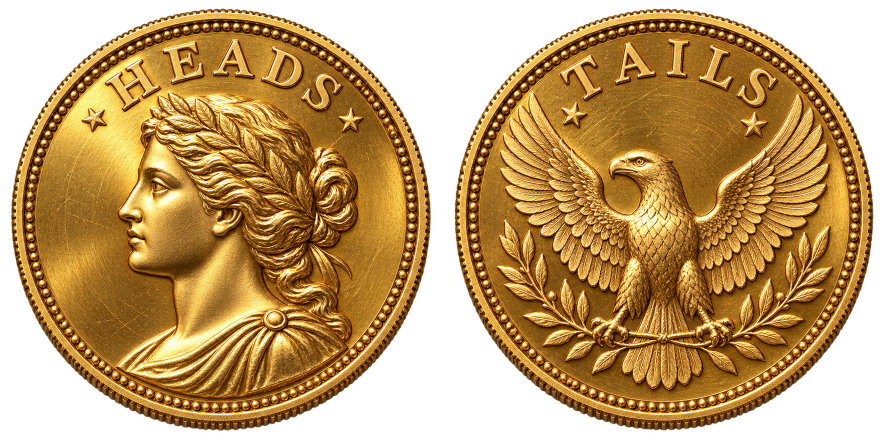
#> input picture Dice/assets/gold-coin.png, 1774 x 887 px (shown at 1/2 size)
$ python prepare_assets.py
#> lines starting #> are read from the running program, lines starting #| are printed output that depends on the picture
"""Pack the two original generated gold coin faces; requires NumPy and Pillow."""
from pathlib import Path
import argparse
import numpy as np
from PIL import Image
ROOT=Path(__file__).resolve().parent
parser=argparse.ArgumentParser(description=__doc__)
parser.add_argument('--output-dir',type=Path,default=ROOT)
out=parser.parse_args().output_dir
out.mkdir(parents=True,exist_ok=True)
source=Image.open(ROOT/'assets'/'gold-coin.png').convert('RGBA')
#> source is the input picture: PIL image 1774x887 RGBA; mean R, G, B, A 120.6, 84.7, 32, 177.8
faces=[]
for side in range(2):
    cell=source.crop((round(source.width*side/2),0,round(source.width*(side+1)/2),source.height))
    box=cell.getchannel('A').point(lambda a:255 if a>=100 else 0).getbbox()
    if box is None: raise RuntimeError('Coin face missing')
    face=cell.crop(box).resize((172,172),Image.Resampling.LANCZOS)
    padded=Image.new('RGBA',(176,176))
    padded.alpha_composite(face,(2,2))
    faces.append(np.asarray(padded,dtype=np.uint16))
#> this loop made 2 passes
#> box on passes 1 to 2: (22, 17, 862, 861), (23, 18, 860, 861)
#> pass 1, `cell=source.crop((round(source.width*side/2),0,round(source.width*(sid..`:
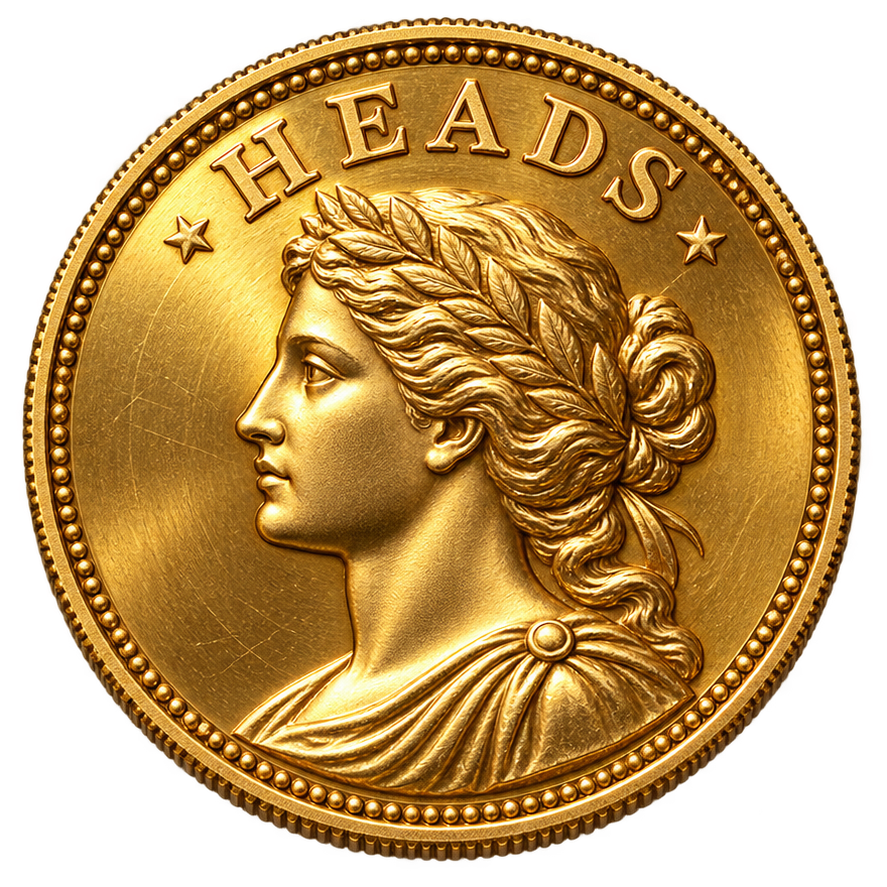
#> cell: PIL image 887x887 RGBA; mean R, G, B, A 122.4, 87.2, 33.7, 178; transparent parts drawn white
#> pass 1, `face=cell.crop(box).resize((172,172),Image.Resampling.LANCZOS)`:
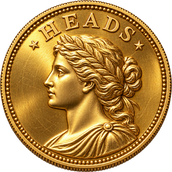
#> face: PIL image 172x172 RGBA; mean R, G, B, A 135.3, 96.7, 37.6, 197.6; transparent parts drawn white
#> pass 2, `cell=source.crop((round(source.width*side/2),0,round(source.width*(sid..`:
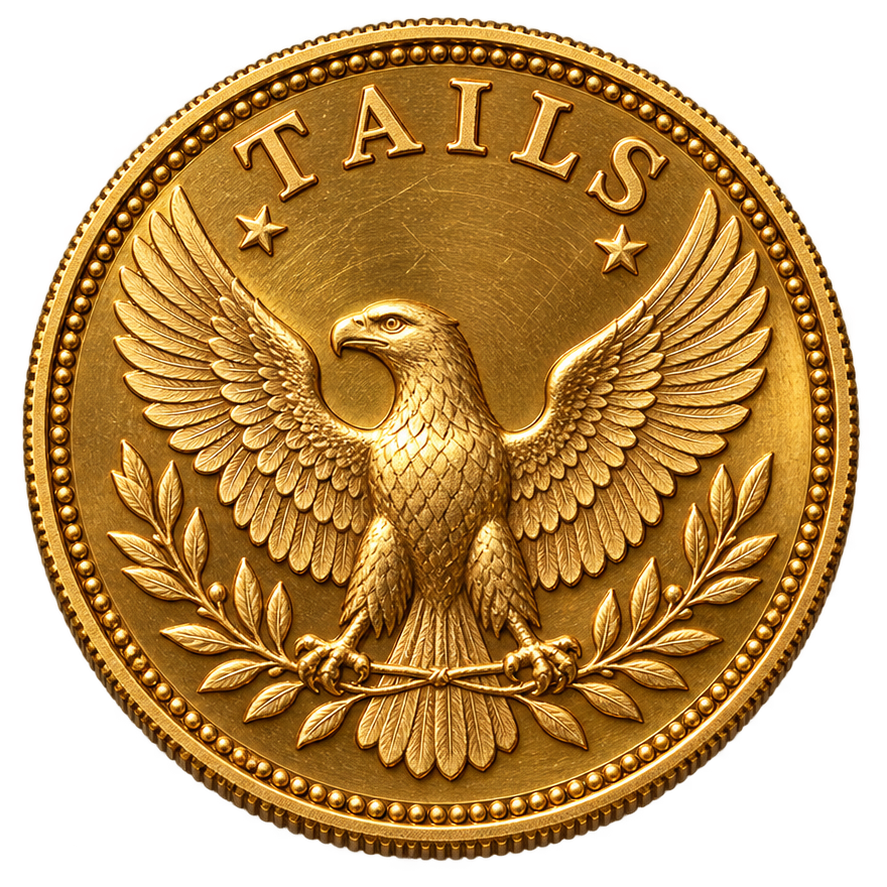
#> cell: PIL image 887x887 RGBA; mean R, G, B, A 118.9, 82.1, 30.3, 177.6; transparent parts drawn white
#> after the loop:
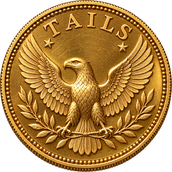
#> face: PIL image 172x172 RGBA; mean R, G, B, A 132, 91.3, 34, 198.1; transparent parts drawn white
#> after the loop:
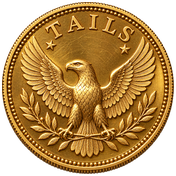
#> padded: PIL image 176x176 RGBA; mean R, G, B, A 126.1, 87.2, 32.5, 189.2; transparent parts drawn white
#> after the loop, faces = 2 items
faces=np.asarray(faces)
rgb=((faces[:,:,:,0]>>3)<<11)|((faces[:,:,:,1]>>2)<<5)|(faces[:,:,:,2]>>3)
with (out/'CoinAssets.h').open('w') as f:
    f.write('// Packed from assets/gold-coin.png; original generated artwork.\n#pragma once\n#include <stdint.h>\n#ifdef ARDUINO\n#include <pgmspace.h>\n#else\n#define PROGMEM\n#endif\nnamespace CoinAssets {\nconstexpr int SIZE=176;\n')
    for name,array,kind in [('COLOR',rgb,'uint16_t'),('ALPHA',faces[:,:,:,3],'uint8_t')]:
        flat=array.ravel()
        f.write(f'const {kind} {name}[{len(flat)}] PROGMEM={{\n')
        for i in range(0,len(flat),24): f.write(','.join(str(int(n)) for n in flat[i:i+24])+',\n')
        f.write('};\n')
#> this loop made 2 passes
#> (name, kind) on passes 1 to 2: ('COLOR', 'uint16_t'), ('ALPHA', 'uint8_t')
    f.write('}\n')
print('Packed both 176x176 gold coin faces with alpha.')
